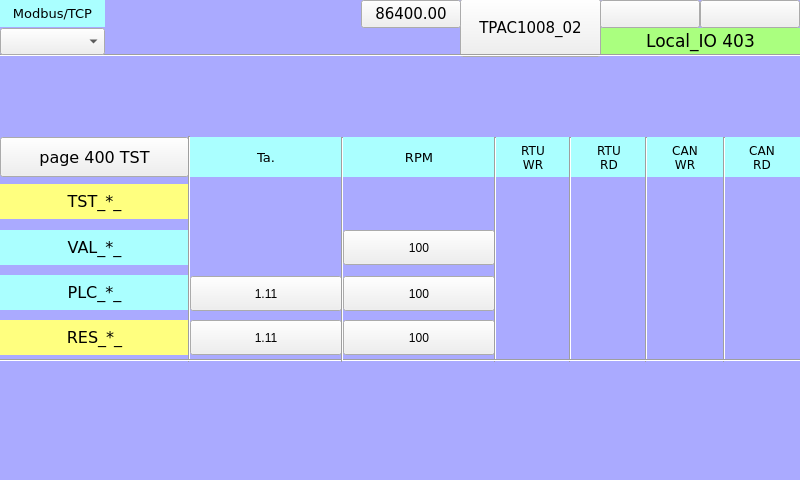
<?xml version="1.0" encoding="UTF-8"?>
<ui version="4.0">
 <class>page403</class>
 <widget class="QWidget" name="page403">
  <property name="geometry">
   <rect>
    <x>0</x>
    <y>0</y>
    <width>800</width>
    <height>480</height>
   </rect>
  </property>
  <property name="minimumSize">
   <size>
    <width>800</width>
    <height>480</height>
   </size>
  </property>
  <property name="maximumSize">
   <size>
    <width>800</width>
    <height>480</height>
   </size>
  </property>
  <property name="windowTitle">
   <string>page403</string>
  </property>
  <property name="styleSheet">
   <string notr="true">QWidget#page403
{
background-color: rgb(170, 170, 255);
}</string>
  </property>
  <widget class="QLabel" name="label_TST_DigIn_">
   <property name="geometry">
    <rect>
     <x>0</x>
     <y>184</y>
     <width>189</width>
     <height>35</height>
    </rect>
   </property>
   <property name="font">
    <font>
     <family>DejaVu Sans</family>
     <pointsize>12</pointsize>
    </font>
   </property>
   <property name="styleSheet">
    <string notr="true">background-color: rgb(255, 255, 127);</string>
   </property>
   <property name="text">
    <string>TST_*_</string>
   </property>
   <property name="alignment">
    <set>Qt::AlignCenter</set>
   </property>
  </widget>
  <widget class="Line" name="line_3">
   <property name="geometry">
    <rect>
     <x>332</x>
     <y>137</y>
     <width>20</width>
     <height>225</height>
    </rect>
   </property>
   <property name="orientation">
    <enum>Qt::Vertical</enum>
   </property>
  </widget>
  <widget class="QLabel" name="label_RES_DigIn_">
   <property name="geometry">
    <rect>
     <x>0</x>
     <y>320</y>
     <width>189</width>
     <height>35</height>
    </rect>
   </property>
   <property name="font">
    <font>
     <family>DejaVu Sans</family>
     <pointsize>12</pointsize>
    </font>
   </property>
   <property name="styleSheet">
    <string notr="true">background-color: rgb(255, 255, 127);</string>
   </property>
   <property name="text">
    <string>RES_*_</string>
   </property>
   <property name="alignment">
    <set>Qt::AlignCenter</set>
   </property>
  </widget>
  <widget class="QLabel" name="label_Qt_Project_2">
   <property name="geometry">
    <rect>
     <x>600</x>
     <y>28</y>
     <width>201</width>
     <height>27</height>
    </rect>
   </property>
   <property name="font">
    <font>
     <family>DejaVu Sans</family>
     <pointsize>13</pointsize>
    </font>
   </property>
   <property name="styleSheet">
    <string notr="true">background-color: rgb(170, 255, 127);</string>
   </property>
   <property name="text">
    <string>Local_IO 403</string>
   </property>
   <property name="alignment">
    <set>Qt::AlignCenter</set>
   </property>
  </widget>
  <widget class="ATCMbutton" name="atcmButton_6">
   <property name="geometry">
    <rect>
     <x>460</x>
     <y>-1</y>
     <width>141</width>
     <height>58</height>
    </rect>
   </property>
   <property name="font">
    <font>
     <family>DejaVu Sans</family>
     <pointsize>11</pointsize>
     <weight>50</weight>
     <bold>false</bold>
    </font>
   </property>
   <property name="toolTip">
    <string/>
   </property>
   <property name="whatsThis">
    <string>ATCMbutton widget</string>
   </property>
   <property name="pageName">
    <string>menu</string>
   </property>
   <property name="statusvar">
    <string/>
   </property>
   <property name="viewStatus">
    <bool>false</bool>
   </property>
   <property name="refresh">
    <number>200</number>
   </property>
   <property name="visibilityVar">
    <string/>
   </property>
   <property name="bgColor">
    <color>
     <red>170</red>
     <green>170</green>
     <blue>255</blue>
    </color>
   </property>
   <property name="borderColor">
    <color>
     <red>220</red>
     <green>220</green>
     <blue>220</blue>
    </color>
   </property>
   <property name="text">
    <string>TPAC1008_02</string>
   </property>
   <property name="pressText">
    <string>TPAC1008_02</string>
   </property>
   <property name="borderWidth">
    <number>2</number>
   </property>
   <property name="borderRadius">
    <number>0</number>
   </property>
   <property name="apparence">
    <enum>QFrame::Raised</enum>
   </property>
  </widget>
  <widget class="ATCMdate" name="atcmDate_2">
   <property name="geometry">
    <rect>
     <x>600</x>
     <y>0</y>
     <width>100</width>
     <height>28</height>
    </rect>
   </property>
   <property name="font">
    <font>
     <family>DejaVu Sans</family>
     <pointsize>11</pointsize>
    </font>
   </property>
   <property name="toolTip">
    <string>ATCM QDate</string>
   </property>
   <property name="whatsThis">
    <string>ATCMdate widget</string>
   </property>
   <property name="bgColor">
    <color>
     <red>255</red>
     <green>255</green>
     <blue>127</blue>
    </color>
   </property>
   <property name="borderWidth">
    <number>0</number>
   </property>
   <property name="borderRadius">
    <number>0</number>
   </property>
  </widget>
  <widget class="ATCMbutton" name="atcmButton_page400">
   <property name="geometry">
    <rect>
     <x>0</x>
     <y>137</y>
     <width>189</width>
     <height>40</height>
    </rect>
   </property>
   <property name="font">
    <font>
     <family>DejaVu Sans</family>
     <pointsize>12</pointsize>
    </font>
   </property>
   <property name="toolTip">
    <string/>
   </property>
   <property name="whatsThis">
    <string>ATCMbutton widget</string>
   </property>
   <property name="pageName">
    <string>page400</string>
   </property>
   <property name="statusvar">
    <string/>
   </property>
   <property name="viewStatus">
    <bool>false</bool>
   </property>
   <property name="visibilityVar">
    <string/>
   </property>
   <property name="bgColor">
    <color>
     <red>170</red>
     <green>255</green>
     <blue>255</blue>
    </color>
   </property>
   <property name="text">
    <string>page 400 TST</string>
   </property>
   <property name="pressText">
    <string>page 400 TST</string>
   </property>
   <property name="borderWidth">
    <number>0</number>
   </property>
   <property name="borderRadius">
    <number>0</number>
   </property>
   <property name="apparence">
    <enum>QFrame::Raised</enum>
   </property>
  </widget>
  <widget class="Line" name="line_2">
   <property name="geometry">
    <rect>
     <x>0</x>
     <y>45</y>
     <width>801</width>
     <height>20</height>
    </rect>
   </property>
   <property name="orientation">
    <enum>Qt::Horizontal</enum>
   </property>
  </widget>
  <widget class="QLabel" name="label_PLC_DigIn_">
   <property name="geometry">
    <rect>
     <x>0</x>
     <y>230</y>
     <width>189</width>
     <height>35</height>
    </rect>
   </property>
   <property name="font">
    <font>
     <family>DejaVu Sans</family>
     <pointsize>12</pointsize>
    </font>
   </property>
   <property name="styleSheet">
    <string notr="true">background-color: rgb(170, 255, 255);</string>
   </property>
   <property name="text">
    <string>VAL_*_</string>
   </property>
   <property name="alignment">
    <set>Qt::AlignCenter</set>
   </property>
  </widget>
  <widget class="ATCMlabel" name="atcmLabel_PLC_time">
   <property name="geometry">
    <rect>
     <x>361</x>
     <y>0</y>
     <width>100</width>
     <height>28</height>
    </rect>
   </property>
   <property name="font">
    <font>
     <family>DejaVu Sans</family>
     <pointsize>11</pointsize>
     <weight>50</weight>
     <bold>false</bold>
    </font>
   </property>
   <property name="text">
    <string>86400.00</string>
   </property>
   <property name="toolTip">
    <string>PLC_time</string>
   </property>
   <property name="whatsThis">
    <string>ATCMlabel widget</string>
   </property>
   <property name="variable">
    <string>PLC_time</string>
   </property>
   <property name="refresh">
    <number>500</number>
   </property>
   <property name="max">
    <string>0</string>
   </property>
   <property name="min">
    <string>0</string>
   </property>
   <property name="viewStatus">
    <bool>false</bool>
   </property>
   <property name="visibilityVar">
    <string/>
   </property>
   <property name="bgColor">
    <color>
     <red>255</red>
     <green>255</green>
     <blue>127</blue>
    </color>
   </property>
   <property name="borderWidth">
    <number>0</number>
   </property>
   <property name="borderRadius">
    <number>0</number>
   </property>
  </widget>
  <widget class="QLabel" name="label_PLC_DigIn_14">
   <property name="geometry">
    <rect>
     <x>0</x>
     <y>275</y>
     <width>189</width>
     <height>35</height>
    </rect>
   </property>
   <property name="font">
    <font>
     <family>DejaVu Sans</family>
     <pointsize>12</pointsize>
    </font>
   </property>
   <property name="styleSheet">
    <string notr="true">background-color: rgb(170, 255, 255);</string>
   </property>
   <property name="text">
    <string>PLC_*_</string>
   </property>
   <property name="alignment">
    <set>Qt::AlignCenter</set>
   </property>
  </widget>
  <widget class="Line" name="line">
   <property name="geometry">
    <rect>
     <x>179</x>
     <y>136</y>
     <width>20</width>
     <height>226</height>
    </rect>
   </property>
   <property name="orientation">
    <enum>Qt::Vertical</enum>
   </property>
  </widget>
  <widget class="ATCMtime" name="atcmTime_2">
   <property name="geometry">
    <rect>
     <x>700</x>
     <y>0</y>
     <width>100</width>
     <height>28</height>
    </rect>
   </property>
   <property name="font">
    <font>
     <family>DejaVu Sans</family>
     <pointsize>11</pointsize>
    </font>
   </property>
   <property name="toolTip">
    <string>ATCM QTime</string>
   </property>
   <property name="whatsThis">
    <string>ATCMtime widget</string>
   </property>
   <property name="bgColor">
    <color>
     <red>255</red>
     <green>255</green>
     <blue>127</blue>
    </color>
   </property>
   <property name="borderWidth">
    <number>0</number>
   </property>
   <property name="borderRadius">
    <number>0</number>
   </property>
  </widget>
  <widget class="QLabel" name="label_PLC_DigIn_16">
   <property name="geometry">
    <rect>
     <x>495</x>
     <y>137</y>
     <width>76</width>
     <height>40</height>
    </rect>
   </property>
   <property name="font">
    <font>
     <family>DejaVu Sans</family>
     <pointsize>9</pointsize>
    </font>
   </property>
   <property name="styleSheet">
    <string notr="true">background-color: rgb(170, 255, 255);</string>
   </property>
   <property name="text">
    <string>RTU
WR</string>
   </property>
   <property name="alignment">
    <set>Qt::AlignCenter</set>
   </property>
  </widget>
  <widget class="ATCMlabel" name="atcmLabelAnOut_1">
   <property name="geometry">
    <rect>
     <x>190</x>
     <y>276</y>
     <width>152</width>
     <height>35</height>
    </rect>
   </property>
   <property name="text">
    <string>1.11</string>
   </property>
   <property name="toolTip">
    <string>PLC_Tamb</string>
   </property>
   <property name="whatsThis">
    <string>ATCMlabel widget</string>
   </property>
   <property name="variable">
    <string>PLC_Tamb</string>
   </property>
   <property name="refresh">
    <number>500</number>
   </property>
   <property name="max">
    <string>0</string>
   </property>
   <property name="min">
    <string>0</string>
   </property>
   <property name="viewStatus">
    <bool>false</bool>
   </property>
   <property name="visibilityVar">
    <string>TST_Tamb</string>
   </property>
   <property name="bgColor">
    <color>
     <red>170</red>
     <green>255</green>
     <blue>255</blue>
    </color>
   </property>
   <property name="fontColor">
    <color>
     <red>0</red>
     <green>0</green>
     <blue>0</blue>
    </color>
   </property>
   <property name="borderWidth">
    <number>1</number>
   </property>
   <property name="borderRadius">
    <number>0</number>
   </property>
  </widget>
  <widget class="ATCMled" name="atcmLed_PLC_CAN_RD">
   <property name="geometry">
    <rect>
     <x>750</x>
     <y>278</y>
     <width>30</width>
     <height>30</height>
    </rect>
   </property>
   <property name="toolTip">
    <string>CAN_DigIn_1</string>
   </property>
   <property name="whatsThis">
    <string>ATCMled widget</string>
   </property>
   <property name="variable">
    <string>CAN_DigIn_1</string>
   </property>
   <property name="refresh">
    <number>500</number>
   </property>
   <property name="viewStatus">
    <bool>false</bool>
   </property>
   <property name="visibilityVar">
    <string>TST_CAN1_RD</string>
   </property>
   <property name="onIcon">
    <iconset>
     <normaloff>:/on.png</normaloff>:/on.png</iconset>
   </property>
   <property name="offIcon">
    <iconset>
     <normaloff>:/off.png</normaloff>:/off.png</iconset>
   </property>
  </widget>
  <widget class="ATCMled" name="atcmLed_PLC_RTU_RD">
   <property name="geometry">
    <rect>
     <x>593</x>
     <y>278</y>
     <width>30</width>
     <height>30</height>
    </rect>
   </property>
   <property name="toolTip">
    <string>RTU_RTU_RD</string>
   </property>
   <property name="whatsThis">
    <string>ATCMled widget</string>
   </property>
   <property name="variable">
    <string>RTU_RTU_RD</string>
   </property>
   <property name="refresh">
    <number>500</number>
   </property>
   <property name="viewStatus">
    <bool>false</bool>
   </property>
   <property name="visibilityVar">
    <string>TST_RTU1_RD</string>
   </property>
   <property name="onIcon">
    <iconset>
     <normaloff>:/on.png</normaloff>:/on.png</iconset>
   </property>
   <property name="offIcon">
    <iconset>
     <normaloff>:/off.png</normaloff>:/off.png</iconset>
   </property>
  </widget>
  <widget class="ATCMled" name="atcmLed_TST_RTU_WR">
   <property name="geometry">
    <rect>
     <x>517</x>
     <y>186</y>
     <width>30</width>
     <height>30</height>
    </rect>
   </property>
   <property name="toolTip">
    <string>TST_RTU1_WR</string>
   </property>
   <property name="whatsThis">
    <string>ATCMled widget</string>
   </property>
   <property name="variable">
    <string>TST_RTU1_WR</string>
   </property>
   <property name="refresh">
    <number>500</number>
   </property>
   <property name="viewStatus">
    <bool>false</bool>
   </property>
   <property name="visibilityVar">
    <string/>
   </property>
   <property name="onIcon">
    <iconset>
     <normaloff>:/on.png</normaloff>:/on.png</iconset>
   </property>
   <property name="offIcon">
    <iconset>
     <normaloff>:/off.png</normaloff>:/off.png</iconset>
   </property>
  </widget>
  <widget class="ATCMled" name="atcmLed_RES_RTU_RD">
   <property name="geometry">
    <rect>
     <x>593</x>
     <y>320</y>
     <width>30</width>
     <height>30</height>
    </rect>
   </property>
   <property name="toolTip">
    <string>RES_RTU1_RD</string>
   </property>
   <property name="whatsThis">
    <string>ATCMled widget</string>
   </property>
   <property name="variable">
    <string>RES_RTU1_RD</string>
   </property>
   <property name="refresh">
    <number>500</number>
   </property>
   <property name="viewStatus">
    <bool>false</bool>
   </property>
   <property name="visibilityVar">
    <string>TST_RTU1_RD</string>
   </property>
   <property name="onIcon">
    <iconset>
     <normaloff>:/on.png</normaloff>:/on.png</iconset>
   </property>
   <property name="offIcon">
    <iconset>
     <normaloff>:/off.png</normaloff>:/off.png</iconset>
   </property>
  </widget>
  <widget class="ATCMlabel" name="atcmLabelAnOut_3">
   <property name="geometry">
    <rect>
     <x>343</x>
     <y>230</y>
     <width>152</width>
     <height>35</height>
    </rect>
   </property>
   <property name="text">
    <string>100</string>
   </property>
   <property name="toolTip">
    <string>VAL_RPM</string>
   </property>
   <property name="whatsThis">
    <string>ATCMlabel widget</string>
   </property>
   <property name="variable">
    <string>VAL_RPM</string>
   </property>
   <property name="refresh">
    <number>500</number>
   </property>
   <property name="max">
    <string>0</string>
   </property>
   <property name="min">
    <string>0</string>
   </property>
   <property name="viewStatus">
    <bool>false</bool>
   </property>
   <property name="visibilityVar">
    <string>TST_RPM</string>
   </property>
   <property name="bgColor">
    <color>
     <red>170</red>
     <green>255</green>
     <blue>255</blue>
    </color>
   </property>
   <property name="fontColor">
    <color>
     <red>0</red>
     <green>0</green>
     <blue>0</blue>
    </color>
   </property>
   <property name="borderWidth">
    <number>1</number>
   </property>
   <property name="borderRadius">
    <number>0</number>
   </property>
  </widget>
  <widget class="ATCMled" name="atcmLed_PLC_RTU_WR">
   <property name="geometry">
    <rect>
     <x>518</x>
     <y>278</y>
     <width>30</width>
     <height>30</height>
    </rect>
   </property>
   <property name="toolTip">
    <string>RTU_RTU_WR</string>
   </property>
   <property name="whatsThis">
    <string>ATCMled widget</string>
   </property>
   <property name="variable">
    <string>RTU_RTU_WR</string>
   </property>
   <property name="refresh">
    <number>500</number>
   </property>
   <property name="viewStatus">
    <bool>false</bool>
   </property>
   <property name="visibilityVar">
    <string>TST_RTU1_WR</string>
   </property>
   <property name="onIcon">
    <iconset>
     <normaloff>:/on.png</normaloff>:/on.png</iconset>
   </property>
   <property name="offIcon">
    <iconset>
     <normaloff>:/off.png</normaloff>:/off.png</iconset>
   </property>
  </widget>
  <widget class="QLabel" name="label_PLC_DigIn_18">
   <property name="geometry">
    <rect>
     <x>571</x>
     <y>137</y>
     <width>76</width>
     <height>40</height>
    </rect>
   </property>
   <property name="font">
    <font>
     <family>DejaVu Sans</family>
     <pointsize>9</pointsize>
    </font>
   </property>
   <property name="styleSheet">
    <string notr="true">background-color: rgb(170, 255, 255);</string>
   </property>
   <property name="text">
    <string>RTU
RD</string>
   </property>
   <property name="alignment">
    <set>Qt::AlignCenter</set>
   </property>
  </widget>
  <widget class="ATCMlabel" name="atcmLabelAnOut_11">
   <property name="geometry">
    <rect>
     <x>190</x>
     <y>320</y>
     <width>152</width>
     <height>35</height>
    </rect>
   </property>
   <property name="text">
    <string>1.11</string>
   </property>
   <property name="toolTip">
    <string>RES_Tamb</string>
   </property>
   <property name="whatsThis">
    <string>ATCMlabel widget</string>
   </property>
   <property name="variable">
    <string>RES_Tamb</string>
   </property>
   <property name="refresh">
    <number>500</number>
   </property>
   <property name="max">
    <string>0</string>
   </property>
   <property name="min">
    <string>0</string>
   </property>
   <property name="viewStatus">
    <bool>false</bool>
   </property>
   <property name="visibilityVar">
    <string>TST_Tamb</string>
   </property>
   <property name="bgColor">
    <color>
     <red>255</red>
     <green>255</green>
     <blue>127</blue>
    </color>
   </property>
   <property name="fontColor">
    <color>
     <red>0</red>
     <green>0</green>
     <blue>0</blue>
    </color>
   </property>
   <property name="borderWidth">
    <number>1</number>
   </property>
   <property name="borderRadius">
    <number>0</number>
   </property>
  </widget>
  <widget class="QLabel" name="label_PLC_DigIn_19">
   <property name="geometry">
    <rect>
     <x>190</x>
     <y>137</y>
     <width>152</width>
     <height>40</height>
    </rect>
   </property>
   <property name="font">
    <font>
     <family>DejaVu Sans</family>
     <pointsize>10</pointsize>
    </font>
   </property>
   <property name="styleSheet">
    <string notr="true">background-color: rgb(170, 255, 255);</string>
   </property>
   <property name="text">
    <string>Ta.</string>
   </property>
   <property name="alignment">
    <set>Qt::AlignCenter</set>
   </property>
  </widget>
  <widget class="QLabel" name="label_PLC_DigIn_20">
   <property name="geometry">
    <rect>
     <x>647</x>
     <y>137</y>
     <width>76</width>
     <height>40</height>
    </rect>
   </property>
   <property name="font">
    <font>
     <family>DejaVu Sans</family>
     <pointsize>9</pointsize>
    </font>
   </property>
   <property name="styleSheet">
    <string notr="true">background-color: rgb(170, 255, 255);</string>
   </property>
   <property name="text">
    <string>CAN
WR</string>
   </property>
   <property name="alignment">
    <set>Qt::AlignCenter</set>
   </property>
  </widget>
  <widget class="ATCMled" name="atcmLed_VAL_CAN_WR">
   <property name="geometry">
    <rect>
     <x>671</x>
     <y>230</y>
     <width>30</width>
     <height>30</height>
    </rect>
   </property>
   <property name="toolTip">
    <string>VAL_CAN1_WR</string>
   </property>
   <property name="whatsThis">
    <string>ATCMled widget</string>
   </property>
   <property name="variable">
    <string>VAL_CAN1_WR</string>
   </property>
   <property name="refresh">
    <number>500</number>
   </property>
   <property name="viewStatus">
    <bool>false</bool>
   </property>
   <property name="visibilityVar">
    <string>TST_CAN1_WR</string>
   </property>
   <property name="onIcon">
    <iconset>
     <normaloff>:/on.png</normaloff>:/on.png</iconset>
   </property>
   <property name="offIcon">
    <iconset>
     <normaloff>:/off.png</normaloff>:/off.png</iconset>
   </property>
  </widget>
  <widget class="ATCMled" name="atcmLed_TST_RTU_RD">
   <property name="geometry">
    <rect>
     <x>593</x>
     <y>186</y>
     <width>30</width>
     <height>30</height>
    </rect>
   </property>
   <property name="toolTip">
    <string>TST_RTU1_RD</string>
   </property>
   <property name="whatsThis">
    <string>ATCMled widget</string>
   </property>
   <property name="variable">
    <string>TST_RTU1_RD</string>
   </property>
   <property name="refresh">
    <number>500</number>
   </property>
   <property name="viewStatus">
    <bool>false</bool>
   </property>
   <property name="visibilityVar">
    <string/>
   </property>
   <property name="onIcon">
    <iconset>
     <normaloff>:/on.png</normaloff>:/on.png</iconset>
   </property>
   <property name="offIcon">
    <iconset>
     <normaloff>:/off.png</normaloff>:/off.png</iconset>
   </property>
  </widget>
  <widget class="ATCMled" name="atcmLed_RES_CAN_RD">
   <property name="geometry">
    <rect>
     <x>750</x>
     <y>320</y>
     <width>30</width>
     <height>30</height>
    </rect>
   </property>
   <property name="toolTip">
    <string>RES_CAN1_RD</string>
   </property>
   <property name="whatsThis">
    <string>ATCMled widget</string>
   </property>
   <property name="variable">
    <string>RES_CAN1_RD</string>
   </property>
   <property name="refresh">
    <number>500</number>
   </property>
   <property name="viewStatus">
    <bool>false</bool>
   </property>
   <property name="visibilityVar">
    <string>TST_CAN1_RD</string>
   </property>
   <property name="onIcon">
    <iconset>
     <normaloff>:/on.png</normaloff>:/on.png</iconset>
   </property>
   <property name="offIcon">
    <iconset>
     <normaloff>:/off.png</normaloff>:/off.png</iconset>
   </property>
  </widget>
  <widget class="QLabel" name="label_PLC_DigIn_21">
   <property name="geometry">
    <rect>
     <x>343</x>
     <y>137</y>
     <width>152</width>
     <height>40</height>
    </rect>
   </property>
   <property name="font">
    <font>
     <family>DejaVu Sans</family>
     <pointsize>10</pointsize>
    </font>
   </property>
   <property name="styleSheet">
    <string notr="true">background-color: rgb(170, 255, 255);</string>
   </property>
   <property name="text">
    <string>RPM</string>
   </property>
   <property name="alignment">
    <set>Qt::AlignCenter</set>
   </property>
  </widget>
  <widget class="ATCMlabel" name="atcmLabelAnOut_12">
   <property name="geometry">
    <rect>
     <x>343</x>
     <y>320</y>
     <width>152</width>
     <height>35</height>
    </rect>
   </property>
   <property name="text">
    <string>100</string>
   </property>
   <property name="toolTip">
    <string>RES_RPM</string>
   </property>
   <property name="whatsThis">
    <string>ATCMlabel widget</string>
   </property>
   <property name="variable">
    <string>RES_RPM</string>
   </property>
   <property name="refresh">
    <number>500</number>
   </property>
   <property name="max">
    <string>0</string>
   </property>
   <property name="min">
    <string>0</string>
   </property>
   <property name="viewStatus">
    <bool>false</bool>
   </property>
   <property name="visibilityVar">
    <string>TST_RPM</string>
   </property>
   <property name="bgColor">
    <color>
     <red>255</red>
     <green>255</green>
     <blue>127</blue>
    </color>
   </property>
   <property name="fontColor">
    <color>
     <red>0</red>
     <green>0</green>
     <blue>0</blue>
    </color>
   </property>
   <property name="borderWidth">
    <number>1</number>
   </property>
   <property name="borderRadius">
    <number>0</number>
   </property>
  </widget>
  <widget class="ATCMled" name="atcmLed_TST_RTU_WR_2">
   <property name="geometry">
    <rect>
     <x>670</x>
     <y>186</y>
     <width>30</width>
     <height>30</height>
    </rect>
   </property>
   <property name="toolTip">
    <string>TST_CAN1_WR</string>
   </property>
   <property name="whatsThis">
    <string>ATCMled widget</string>
   </property>
   <property name="variable">
    <string>TST_CAN1_WR</string>
   </property>
   <property name="refresh">
    <number>500</number>
   </property>
   <property name="viewStatus">
    <bool>false</bool>
   </property>
   <property name="visibilityVar">
    <string/>
   </property>
   <property name="onIcon">
    <iconset>
     <normaloff>:/on.png</normaloff>:/on.png</iconset>
   </property>
   <property name="offIcon">
    <iconset>
     <normaloff>:/off.png</normaloff>:/off.png</iconset>
   </property>
  </widget>
  <widget class="ATCMlabel" name="atcmLabelAnOut_2">
   <property name="geometry">
    <rect>
     <x>343</x>
     <y>276</y>
     <width>152</width>
     <height>35</height>
    </rect>
   </property>
   <property name="text">
    <string>100</string>
   </property>
   <property name="toolTip">
    <string>PLC_RPM</string>
   </property>
   <property name="whatsThis">
    <string>ATCMlabel widget</string>
   </property>
   <property name="variable">
    <string>PLC_RPM</string>
   </property>
   <property name="refresh">
    <number>500</number>
   </property>
   <property name="max">
    <string>0</string>
   </property>
   <property name="min">
    <string>0</string>
   </property>
   <property name="viewStatus">
    <bool>false</bool>
   </property>
   <property name="visibilityVar">
    <string>TST_RPM</string>
   </property>
   <property name="bgColor">
    <color>
     <red>170</red>
     <green>255</green>
     <blue>255</blue>
    </color>
   </property>
   <property name="fontColor">
    <color>
     <red>0</red>
     <green>0</green>
     <blue>0</blue>
    </color>
   </property>
   <property name="borderWidth">
    <number>1</number>
   </property>
   <property name="borderRadius">
    <number>0</number>
   </property>
  </widget>
  <widget class="ATCMled" name="atcmLed_TST_Tamb">
   <property name="geometry">
    <rect>
     <x>252</x>
     <y>186</y>
     <width>30</width>
     <height>30</height>
    </rect>
   </property>
   <property name="toolTip">
    <string>TST_Tamb</string>
   </property>
   <property name="whatsThis">
    <string>ATCMled widget</string>
   </property>
   <property name="variable">
    <string>TST_Tamb</string>
   </property>
   <property name="refresh">
    <number>500</number>
   </property>
   <property name="viewStatus">
    <bool>false</bool>
   </property>
   <property name="visibilityVar">
    <string/>
   </property>
   <property name="onIcon">
    <iconset>
     <normaloff>:/on.png</normaloff>:/on.png</iconset>
   </property>
   <property name="offIcon">
    <iconset>
     <normaloff>:/off.png</normaloff>:/off.png</iconset>
   </property>
  </widget>
  <widget class="ATCMled" name="atcmLed_VAL_RTU_WR">
   <property name="geometry">
    <rect>
     <x>517</x>
     <y>230</y>
     <width>30</width>
     <height>30</height>
    </rect>
   </property>
   <property name="toolTip">
    <string>VAL_RTU1_WR</string>
   </property>
   <property name="whatsThis">
    <string>ATCMled widget</string>
   </property>
   <property name="variable">
    <string>VAL_RTU1_WR</string>
   </property>
   <property name="refresh">
    <number>500</number>
   </property>
   <property name="viewStatus">
    <bool>false</bool>
   </property>
   <property name="visibilityVar">
    <string>TST_RTU1_WR</string>
   </property>
   <property name="onIcon">
    <iconset>
     <normaloff>:/on.png</normaloff>:/on.png</iconset>
   </property>
   <property name="offIcon">
    <iconset>
     <normaloff>:/off.png</normaloff>:/off.png</iconset>
   </property>
  </widget>
  <widget class="ATCMled" name="atcmLed_TST_FWrevision_2">
   <property name="geometry">
    <rect>
     <x>403</x>
     <y>186</y>
     <width>30</width>
     <height>30</height>
    </rect>
   </property>
   <property name="toolTip">
    <string>TST_RPM</string>
   </property>
   <property name="whatsThis">
    <string>ATCMled widget</string>
   </property>
   <property name="variable">
    <string>TST_RPM</string>
   </property>
   <property name="refresh">
    <number>500</number>
   </property>
   <property name="viewStatus">
    <bool>false</bool>
   </property>
   <property name="visibilityVar">
    <string/>
   </property>
   <property name="onIcon">
    <iconset>
     <normaloff>:/on.png</normaloff>:/on.png</iconset>
   </property>
   <property name="offIcon">
    <iconset>
     <normaloff>:/off.png</normaloff>:/off.png</iconset>
   </property>
  </widget>
  <widget class="ATCMled" name="atcmLed_TST_RTU_RD_2">
   <property name="geometry">
    <rect>
     <x>747</x>
     <y>186</y>
     <width>30</width>
     <height>30</height>
    </rect>
   </property>
   <property name="toolTip">
    <string>TST_CAN1_RD</string>
   </property>
   <property name="whatsThis">
    <string>ATCMled widget</string>
   </property>
   <property name="variable">
    <string>TST_CAN1_RD</string>
   </property>
   <property name="refresh">
    <number>500</number>
   </property>
   <property name="viewStatus">
    <bool>false</bool>
   </property>
   <property name="visibilityVar">
    <string/>
   </property>
   <property name="onIcon">
    <iconset>
     <normaloff>:/on.png</normaloff>:/on.png</iconset>
   </property>
   <property name="offIcon">
    <iconset>
     <normaloff>:/off.png</normaloff>:/off.png</iconset>
   </property>
  </widget>
  <widget class="ATCMled" name="atcmLed_PLC_CAN_WR">
   <property name="geometry">
    <rect>
     <x>670</x>
     <y>278</y>
     <width>30</width>
     <height>30</height>
    </rect>
   </property>
   <property name="toolTip">
    <string>CAN_DigOut_1</string>
   </property>
   <property name="whatsThis">
    <string>ATCMled widget</string>
   </property>
   <property name="variable">
    <string>CAN_DigOut_1</string>
   </property>
   <property name="refresh">
    <number>500</number>
   </property>
   <property name="viewStatus">
    <bool>false</bool>
   </property>
   <property name="visibilityVar">
    <string>TST_CAN1_WR</string>
   </property>
   <property name="onIcon">
    <iconset>
     <normaloff>:/on.png</normaloff>:/on.png</iconset>
   </property>
   <property name="offIcon">
    <iconset>
     <normaloff>:/off.png</normaloff>:/off.png</iconset>
   </property>
  </widget>
  <widget class="QLabel" name="label_PLC_DigIn_22">
   <property name="geometry">
    <rect>
     <x>724</x>
     <y>137</y>
     <width>76</width>
     <height>40</height>
    </rect>
   </property>
   <property name="font">
    <font>
     <family>DejaVu Sans</family>
     <pointsize>9</pointsize>
    </font>
   </property>
   <property name="styleSheet">
    <string notr="true">background-color: rgb(170, 255, 255);</string>
   </property>
   <property name="text">
    <string>CAN
RD</string>
   </property>
   <property name="alignment">
    <set>Qt::AlignCenter</set>
   </property>
  </widget>
  <widget class="Line" name="line_4">
   <property name="geometry">
    <rect>
     <x>485</x>
     <y>137</y>
     <width>20</width>
     <height>225</height>
    </rect>
   </property>
   <property name="orientation">
    <enum>Qt::Vertical</enum>
   </property>
  </widget>
  <widget class="Line" name="line_5">
   <property name="geometry">
    <rect>
     <x>560</x>
     <y>137</y>
     <width>20</width>
     <height>225</height>
    </rect>
   </property>
   <property name="orientation">
    <enum>Qt::Vertical</enum>
   </property>
  </widget>
  <widget class="Line" name="line_6">
   <property name="geometry">
    <rect>
     <x>636</x>
     <y>137</y>
     <width>20</width>
     <height>225</height>
    </rect>
   </property>
   <property name="orientation">
    <enum>Qt::Vertical</enum>
   </property>
  </widget>
  <widget class="Line" name="line_7">
   <property name="geometry">
    <rect>
     <x>714</x>
     <y>137</y>
     <width>20</width>
     <height>225</height>
    </rect>
   </property>
   <property name="orientation">
    <enum>Qt::Vertical</enum>
   </property>
  </widget>
  <widget class="Line" name="line_8">
   <property name="geometry">
    <rect>
     <x>0</x>
     <y>350</y>
     <width>801</width>
     <height>20</height>
    </rect>
   </property>
   <property name="orientation">
    <enum>Qt::Horizontal</enum>
   </property>
  </widget>
  <widget class="ATCManimation" name="atcmAnimation_TEST_STATUS">
   <property name="geometry">
    <rect>
     <x>105</x>
     <y>0</y>
     <width>121</width>
     <height>55</height>
    </rect>
   </property>
   <property name="toolTip">
    <string>TEST_STATUS</string>
   </property>
   <property name="whatsThis">
    <string>ATCManimation widget</string>
   </property>
   <property name="mapping">
    <string>0;:/icons/my_img/local.png;216;:/icons/my_img/remote.png;42;:/icons/my_img/done.png</string>
   </property>
   <property name="variable">
    <string>TEST_STATUS</string>
   </property>
   <property name="refresh">
    <number>500</number>
   </property>
   <property name="viewStatus">
    <bool>false</bool>
   </property>
   <property name="visibilityVar">
    <string/>
   </property>
  </widget>
  <widget class="ATCMcombobox" name="atcmComboBox">
   <property name="geometry">
    <rect>
     <x>0</x>
     <y>28</y>
     <width>105</width>
     <height>27</height>
    </rect>
   </property>
   <property name="font">
    <font>
     <family>DejaVu Sans</family>
     <pointsize>10</pointsize>
    </font>
   </property>
   <property name="toolTip">
    <string>TEST_COMMAND</string>
   </property>
   <property name="whatsThis">
    <string>ATCMcombobox widget</string>
   </property>
   <property name="variable">
    <string>TEST_COMMAND</string>
   </property>
   <property name="refresh">
    <number>500</number>
   </property>
   <property name="viewStatus">
    <bool>false</bool>
   </property>
   <property name="writeAcknowledge">
    <bool>false</bool>
   </property>
   <property name="visibilityVar">
    <string/>
   </property>
   <property name="bgColor">
    <color>
     <red>170</red>
     <green>255</green>
     <blue>127</blue>
    </color>
   </property>
   <property name="borderWidth">
    <number>0</number>
   </property>
   <property name="borderRadius">
    <number>0</number>
   </property>
   <property name="mapping">
    <string>0;LOCAL;216;REMOTE;42;DONE</string>
   </property>
  </widget>
  <widget class="QLabel" name="label_Start_3">
   <property name="geometry">
    <rect>
     <x>0</x>
     <y>0</y>
     <width>105</width>
     <height>27</height>
    </rect>
   </property>
   <property name="font">
    <font>
     <family>DejaVu Sans</family>
     <pointsize>10</pointsize>
    </font>
   </property>
   <property name="styleSheet">
    <string notr="true">background-color: rgb(170, 255, 255);</string>
   </property>
   <property name="text">
    <string>Modbus/TCP</string>
   </property>
   <property name="alignment">
    <set>Qt::AlignCenter</set>
   </property>
  </widget>
  <widget class="ATCMled" name="atcmLed_RES_CAN_RD_2">
   <property name="geometry">
    <rect>
     <x>670</x>
     <y>320</y>
     <width>30</width>
     <height>30</height>
    </rect>
   </property>
   <property name="toolTip">
    <string>RES_CAN1_WR</string>
   </property>
   <property name="whatsThis">
    <string>ATCMled widget</string>
   </property>
   <property name="variable">
    <string>RES_CAN1_WR</string>
   </property>
   <property name="refresh">
    <number>500</number>
   </property>
   <property name="viewStatus">
    <bool>false</bool>
   </property>
   <property name="visibilityVar">
    <string>TST_CAN1_WR</string>
   </property>
   <property name="onIcon">
    <iconset>
     <normaloff>:/on.png</normaloff>:/on.png</iconset>
   </property>
   <property name="offIcon">
    <iconset>
     <normaloff>:/off.png</normaloff>:/off.png</iconset>
   </property>
  </widget>
  <widget class="ATCMled" name="atcmLed_VAL_CAN_WR_2">
   <property name="geometry">
    <rect>
     <x>750</x>
     <y>230</y>
     <width>30</width>
     <height>30</height>
    </rect>
   </property>
   <property name="toolTip">
    <string>VAL_CAN1_RD</string>
   </property>
   <property name="whatsThis">
    <string>ATCMled widget</string>
   </property>
   <property name="variable">
    <string>VAL_CAN1_RD</string>
   </property>
   <property name="refresh">
    <number>500</number>
   </property>
   <property name="viewStatus">
    <bool>false</bool>
   </property>
   <property name="visibilityVar">
    <string>TST_CAN1_RD</string>
   </property>
   <property name="onIcon">
    <iconset>
     <normaloff>:/on.png</normaloff>:/on.png</iconset>
   </property>
   <property name="offIcon">
    <iconset>
     <normaloff>:/off.png</normaloff>:/off.png</iconset>
   </property>
  </widget>
  <zorder>label_TST_DigIn_</zorder>
  <zorder>label_RES_DigIn_</zorder>
  <zorder>label_Qt_Project_2</zorder>
  <zorder>atcmButton_6</zorder>
  <zorder>atcmDate_2</zorder>
  <zorder>atcmButton_page400</zorder>
  <zorder>line_2</zorder>
  <zorder>label_PLC_DigIn_</zorder>
  <zorder>atcmLabel_PLC_time</zorder>
  <zorder>label_PLC_DigIn_14</zorder>
  <zorder>line</zorder>
  <zorder>atcmTime_2</zorder>
  <zorder>label_PLC_DigIn_16</zorder>
  <zorder>atcmLabelAnOut_1</zorder>
  <zorder>atcmLed_PLC_CAN_RD</zorder>
  <zorder>atcmLed_PLC_RTU_RD</zorder>
  <zorder>atcmLed_TST_RTU_WR</zorder>
  <zorder>atcmLed_RES_RTU_RD</zorder>
  <zorder>atcmLabelAnOut_3</zorder>
  <zorder>atcmLed_PLC_RTU_WR</zorder>
  <zorder>label_PLC_DigIn_18</zorder>
  <zorder>atcmLabelAnOut_11</zorder>
  <zorder>label_PLC_DigIn_19</zorder>
  <zorder>label_PLC_DigIn_20</zorder>
  <zorder>atcmLed_VAL_CAN_WR</zorder>
  <zorder>atcmLed_TST_RTU_RD</zorder>
  <zorder>atcmLed_RES_CAN_RD</zorder>
  <zorder>label_PLC_DigIn_21</zorder>
  <zorder>atcmLabelAnOut_12</zorder>
  <zorder>atcmLed_TST_RTU_WR_2</zorder>
  <zorder>atcmLabelAnOut_2</zorder>
  <zorder>atcmLed_TST_Tamb</zorder>
  <zorder>atcmLed_VAL_RTU_WR</zorder>
  <zorder>atcmLed_TST_FWrevision_2</zorder>
  <zorder>atcmLed_TST_RTU_RD_2</zorder>
  <zorder>atcmLed_PLC_CAN_WR</zorder>
  <zorder>label_PLC_DigIn_22</zorder>
  <zorder>line_4</zorder>
  <zorder>line_5</zorder>
  <zorder>line_6</zorder>
  <zorder>line_7</zorder>
  <zorder>line_8</zorder>
  <zorder>line_3</zorder>
  <zorder>atcmAnimation_TEST_STATUS</zorder>
  <zorder>atcmComboBox</zorder>
  <zorder>label_Start_3</zorder>
  <zorder>atcmLed_RES_CAN_RD_2</zorder>
  <zorder>atcmLed_VAL_CAN_WR_2</zorder>
 </widget>
 <customwidgets>
  <customwidget>
   <class>ATCManimation</class>
   <extends>QLabel</extends>
   <header>atcmplugin.h</header>
  </customwidget>
  <customwidget>
   <class>ATCMbutton</class>
   <extends>QPushButton</extends>
   <header>atcmplugin.h</header>
  </customwidget>
  <customwidget>
   <class>ATCMcombobox</class>
   <extends>QComboBox</extends>
   <header>atcmplugin.h</header>
  </customwidget>
  <customwidget>
   <class>ATCMdate</class>
   <extends>QPushButton</extends>
   <header>atcmplugin.h</header>
  </customwidget>
  <customwidget>
   <class>ATCMlabel</class>
   <extends>QPushButton</extends>
   <header>atcmplugin.h</header>
  </customwidget>
  <customwidget>
   <class>ATCMled</class>
   <extends>QLabel</extends>
   <header>atcmplugin.h</header>
  </customwidget>
  <customwidget>
   <class>ATCMtime</class>
   <extends>QPushButton</extends>
   <header>atcmplugin.h</header>
  </customwidget>
 </customwidgets>
 <resources/>
 <connections>
  <connection>
   <sender>atcmButton_6</sender>
   <signal>newPage(const char*,bool)</signal>
   <receiver>page403</receiver>
   <slot>goto_page(const char*,bool)</slot>
   <hints>
    <hint type="sourcelabel">
     <x>20</x>
     <y>20</y>
    </hint>
    <hint type="destinationlabel">
     <x>20</x>
     <y>20</y>
    </hint>
   </hints>
  </connection>
  <connection>
   <sender>atcmButton_page400</sender>
   <signal>newPage(const char*,bool)</signal>
   <receiver>page403</receiver>
   <slot>goto_page(const char*,bool)</slot>
   <hints>
    <hint type="sourcelabel">
     <x>20</x>
     <y>20</y>
    </hint>
    <hint type="destinationlabel">
     <x>20</x>
     <y>20</y>
    </hint>
   </hints>
  </connection>
 </connections>
 <slots>
  <slot>goto_page(const char*,bool)</slot>
 </slots>
</ui>
